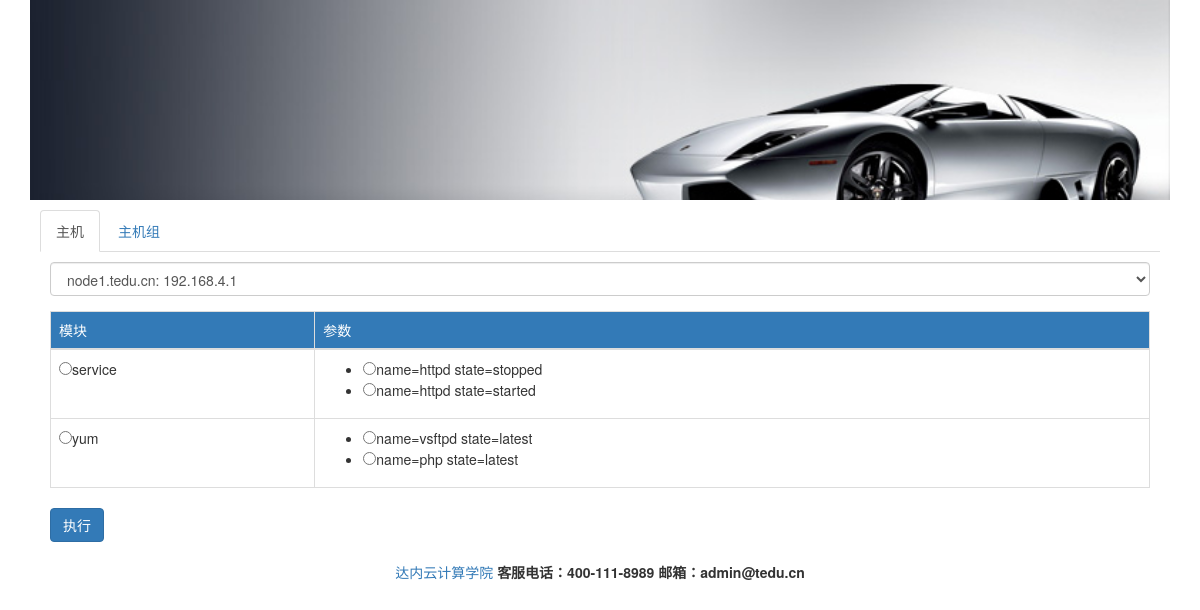
/webansi/tasks/, run on the app's committed database.
### webansi/models.py (models this page shows, shortened)
class Module(models.Model):
    mod_name = models.CharField(max_length=50)
    def __str__(self):
        return self.mod_name

class Args(models.Model):
    mod_args = models.CharField(max_length=100)
    mod = models.ForeignKey(Module, on_delete=models.CASCADE)

### webansi/views.py (the view, shortened to what this page needs)
def tasks(request):
    hosts = list(Host.objects.all())
    groups = list(Group.objects.all())
    mod_info = {}
    mods = Module.objects.all()
    for m in mods:
        argss = []
        for args in m.args_set.all():
            argss.append(args.mod_args)
        mod_info[m] = argss
    result = {'hosts': hosts, 'groups': groups, 'mods': mods, 'args': args, 'mod_info': mod_info}
    return render(request, 'webansi/tasks.html', result)

### webansi/templates/webansi/tasks.html (shortened to what this page needs)
{% extends 'webansi/base.html' %}
{% block content %}
<ul class="nav nav-tabs">
    <li class="active"><a href="#hosts" data-toggle="tab">主机</a></li>
    <li><a href="#group" data-toggle="tab">主机组</a></li>
</ul>
<div class="tab-content" style="padding: 10px;">
    <div class="tab-pane fade in active" id="hosts">
        <form action="" role="form" method="post">
            <div class="form-group">
                <select class="form-control" name="ipaddr">
                    {% for host in hosts %}
                        <option value="{{ host.ipaddr }}">
                            {{ host.hostname }}: {{ host.ipaddr }}
                        </option>
                    {% endfor %}
                </select>
            </div>
            <table class="table table-bordered">
                <thead>
                <tr class="bg-primary">
                    <td>模块</td>
                    <td>参数</td>
                </tr>
                </thead>
                {% for mod, args in mod_info.items %}
                    <tr>
                        <td><input type="radio" name="module" value="{{ mod }}">{{ mod }}</td>
                        <td>
                            <ul>
                                {% for a in args %}
                                    <li><input type="radio" name="args" value="{{ a }}">{{ a }}</li>
                                {% endfor %}
                            </ul>
                        </td>
                    </tr>
                {% endfor %}
            </table>
            <input type="submit" class="btn btn-primary" value="执行">
        </form>
    </div>
</div>
{% endblock %}

### webansi/templates/webansi/base.html (shortened to what this page needs)
{% load staticfiles %}
<!DOCTYPE html>
<html lang="en">
<head>
    <link rel="stylesheet" href="{% static 'css/bootstrap.min.css' %}">
</head>
<body>
<div class="container">
    <div class="banner"></div>
    <div class="main">
        {% block content %}{% endblock %}
    </div>
    <div class="footer">
        <a href="http://linux.tedu.cn" target="_blank">达内云计算学院</a>
        <b>客服电话：400-111-8989 邮箱：admin@tedu.cn</b>
    </div>
</div>
</body>
</html>

### data on the page
Module: mod_name "service"
Args: args "name=httpd state=stopped"
Args: args "name=httpd state=started"
Module: mod_name "yum"
Args: args "name=vsftpd state=latest"
Args: args "name=php state=latest"

### other printed values
form field ipaddr "node1.tedu.cn: 192.168.4.1"
